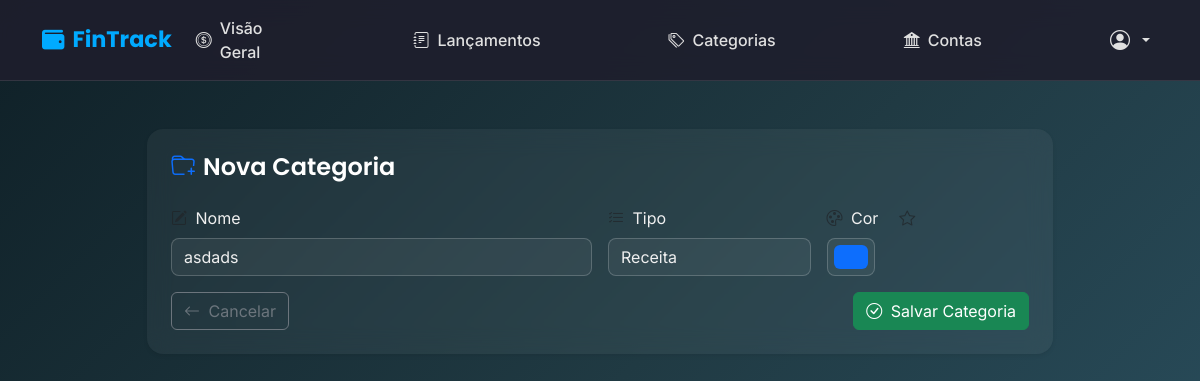
The page /categorias/30/editar/ (signed in) on the database its author committed.
### core/models.py (models this page shows, shortened)
class Categoria(models.Model):
    nome = models.CharField(max_length=100)
    tipo = models.CharField(
        max_length=10, choices=[("Receita", "Receita"), ("Despesa", "Despesa")]
    )
    cor = models.CharField(max_length=7, default="#0d6efd")
    icone = models.CharField(max_length=50, blank=True)
    usuario = models.ForeignKey(User, on_delete=models.CASCADE)

### core/views.py (the view)
# urls.py: path('categorias/<int:id>/editar/', views.editar_categoria, name='editar_categoria'),
@login_required
def editar_categoria(request, id):
    categoria = get_object_or_404(Categoria, id=id, usuario=request.user)
    if request.method == "POST":
        form = CategoriaForm(request.POST, instance=categoria)
        if form.is_valid():
            form.save()
            return redirect("listar_categorias")
    else:
        form = CategoriaForm(instance=categoria)
    return render(request, "core/categoria_form.html", {"form": form})

### core/forms.py
class CategoriaForm(forms.ModelForm):
    class Meta:
        model = Categoria
        fields = ["nome", "tipo", "cor"]
        widgets = {
            "cor": forms.TextInput(
                attrs={"type": "color", "class": "form-control form-control-color"}
            ),
        }

### core/templates/core/categoria_form.html (shortened to what this page needs)
{% extends 'core/base.html' %}
{% load widget_tweaks %}
{% block content %}
<div class="container py-4">
  <div class="row justify-content-center">
    <div class="col-md-10">
      <div class="card shadow-sm border-0 rounded-4">
        <div class="card-body p-4">
          <h4 class="mb-4 d-flex align-items-center">
            <i class="bi bi-folder-plus me-2 text-primary"></i> Nova Categoria
          </h4>
          <form method="post" class="row g-3">
            <div class="col-md-6">
              <label class="form-label" for="{{ form.nome.id_for_label }}">
                <i class="bi bi-pencil-square me-1 text-muted"></i> {{ form.nome.label }}
              </label>
              {{ form.nome|add_class:"form-control" }}
            </div>
            <div class="col-md-3">
              <label class="form-label" for="{{ form.tipo.id_for_label }}">
                <i class="bi bi-list-check me-1 text-muted"></i> {{ form.tipo.label }}
              </label>
              {{ form.tipo|add_class:"form-select" }}
            </div>
            <div class="col-md-1">
              <label class="form-label" for="{{ form.cor.id_for_label }}">
                <i class="bi bi-palette me-1 text-muted"></i> {{ form.cor.label }}
              </label>
              {{ form.cor|add_class:"form-control form-control-color" }}
            </div>
            <div class="col-md-2">
              <label class="form-label" for="{{ form.icone.id_for_label }}">
                <i class="bi bi-star me-1 text-muted"></i> {{ form.icone.label }}
              </label>
            </div>
            <div class="col-12 mt-3 d-flex justify-content-between">
              <a href="{% url 'listar_categorias' %}" class="btn btn-outline-secondary">
                <i class="bi bi-arrow-left me-1"></i> Cancelar
              </a>
              <button type="submit" class="btn btn-success">
                <i class="bi bi-check-circle me-1"></i> Salvar Categoria
              </button>
            </div>
          </form>
        </div>
      </div>
    </div>
  </div>
</div>
{% endblock %}

### core/templates/core/base.html (style rules this page uses)
body { font-family: 'Inter', sans-serif; min-height: 100vh; background: linear-gradient(135deg, #0f2027, #203a43, #2c5364); color: #f0f0f0; }
h1, h2, h3, h4, h5, h6, .navbar-brand { font-family: 'Poppins', sans-serif; font-weight: 600; color: #fff; }
p, span, li, label, td, th, small { font-family: 'Inter', sans-serif; color: #f0f0f0 !important; }
.card { background: rgba(255, 255, 255, 0.05) !important; backdrop-filter: blur(12px); border: 1px solid rgba(255, 255, 255, 0.1); border-radius: 15px; color: #f0f0f0 !important; transition: transform 0.2s ease-in-out; }
.form-control, .form-select { background: rgba(255, 255, 255, 0.05) !important; color: #f0f0f0 !important; border: 1px solid rgba(255, 255, 255, 0.2); border-radius: 8px !important; }
.form-select { appearance: none !important; background-repeat: no-repeat; background-position: right 0.8rem center; background-size: 14px; padding-right: 2.2rem !important; }
.form-select option { background-color: #1e293b !important; color: #fff !important; }
label { color: #f0f0f0 !important; }

### rows shown on the page
Categoria: nome "asdads", tipo "Receita", cor "#0d6efd"
